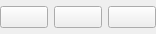
<?xml version="1.0" encoding="UTF-8"?>
<ui version="4.0">
 <class>Form</class>
 <widget class="QWidget" name="Form">
  <property name="geometry">
   <rect>
    <x>0</x>
    <y>0</y>
    <width>156</width>
    <height>34</height>
   </rect>
  </property>
  <property name="sizePolicy">
   <sizepolicy hsizetype="Minimum" vsizetype="Minimum">
    <horstretch>0</horstretch>
    <verstretch>0</verstretch>
   </sizepolicy>
  </property>
  <property name="minimumSize">
   <size>
    <width>0</width>
    <height>0</height>
   </size>
  </property>
  <property name="maximumSize">
   <size>
    <width>16777215</width>
    <height>16777215</height>
   </size>
  </property>
  <property name="windowTitle">
   <string>Form</string>
  </property>
  <layout class="QHBoxLayout" name="horizontalLayout">
   <property name="margin">
    <number>0</number>
   </property>
   <item>
    <widget class="QPushButton" name="upBtn">
     <property name="sizePolicy">
      <sizepolicy hsizetype="Minimum" vsizetype="Fixed">
       <horstretch>0</horstretch>
       <verstretch>0</verstretch>
      </sizepolicy>
     </property>
     <property name="text">
      <string/>
     </property>
     <property name="icon">
      <iconset resource="../../../../resources/nicos-gui.qrc">
       <normaloff>:/up</normaloff>:/up</iconset>
     </property>
    </widget>
   </item>
   <item>
    <widget class="QPushButton" name="downBtn">
     <property name="sizePolicy">
      <sizepolicy hsizetype="Minimum" vsizetype="Fixed">
       <horstretch>0</horstretch>
       <verstretch>0</verstretch>
      </sizepolicy>
     </property>
     <property name="text">
      <string/>
     </property>
     <property name="icon">
      <iconset resource="../../../../resources/nicos-gui.qrc">
       <normaloff>:/down</normaloff>:/down</iconset>
     </property>
    </widget>
   </item>
   <item>
    <widget class="QPushButton" name="delBtn">
     <property name="sizePolicy">
      <sizepolicy hsizetype="Minimum" vsizetype="Fixed">
       <horstretch>0</horstretch>
       <verstretch>0</verstretch>
      </sizepolicy>
     </property>
     <property name="text">
      <string/>
     </property>
     <property name="icon">
      <iconset resource="../../../../resources/nicos-gui.qrc">
       <normaloff>:/remove</normaloff>:/remove</iconset>
     </property>
    </widget>
   </item>
  </layout>
 </widget>
 <resources>
  <include location="../../../../resources/nicos-gui.qrc"/>
 </resources>
 <connections/>
</ui>
